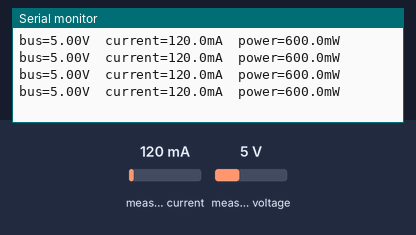
Simulated run of this sketch. Board: ESP32. Shown: the last lines printed to the serial monitor. Inputs (shaded band) come from the test bench; at power-on: measured current 120 mA, measured voltage 5 V.

Above: at 1.5 s.
1.6 s: measured current set to 40 mA
At 2.04 s:
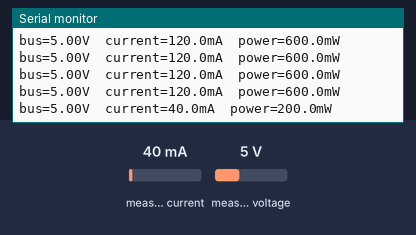
3.1 s: measured voltage set to 0.3 V
At 3.27 s:
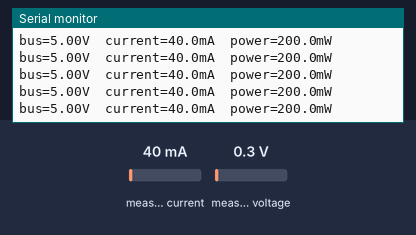
4.6 s: measured current set to 500 mA
At 4.8 s:
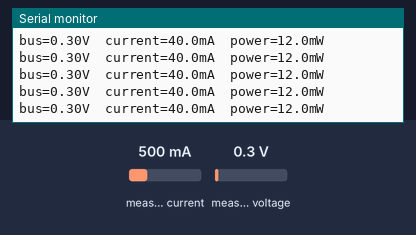
Timing chart, 0 to 7.6 s (numbered marks = the images above; inputs shaded):
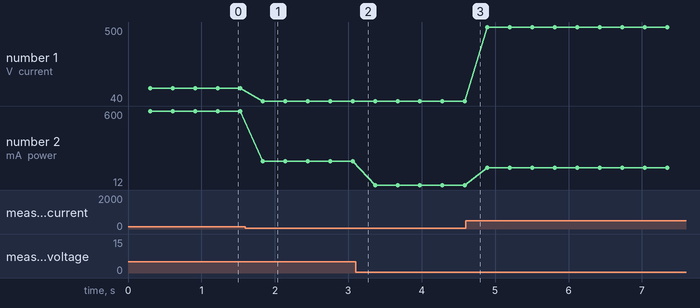

The sketch:

test_ina219.ino
```cpp
/*
 * Bring-up test 3 of 5 -- INA219 current sensor
 * ------------------------------------------------
 * Run after test_i2c_scan confirms 0x40 answers.
 * Requires the Adafruit_INA219 library (Library Manager -> "Adafruit INA219").
 *
 * Wiring reminder (see docs/HARDWARE.md / docs/servo_tester_schematic.svg):
 *   servo supply (+) -> INA219 Vin+
 *   INA219 Vin-      -> servo red wire (V+)
 *   servo supply (-) and servo black wire -> common ground
 * INA219 measures whatever current flows from Vin+ to Vin- -- i.e. it's
 * wired IN SERIES with the servo's power feed, not just tapped across it.
 *
 * What it prints once per second: bus voltage (should read ~5-6V once the
 * servo supply is on), current in mA (near 0 with the servo idle/unplugged,
 * jumping to the hundreds of mA if you command it to move with
 * test_servo_pwm), and power in mW.
 *
 * If bus voltage reads ~0V: the servo supply isn't connected/switched on, or
 * Vin+/Vin- are swapped with the actual power path.
 * If current never moves off ~0mA even while the servo is visibly working:
 * the servo's red wire isn't actually routed through Vin-, it's tied straight
 * to the supply.
 */

#include <Wire.h>
#include <Adafruit_INA219.h>

const int SDA_PIN = 14;
const int SCL_PIN = 15;

Adafruit_INA219 ina219;

void setup() {
  Serial.begin(115200);
  delay(300);
  Wire.begin(SDA_PIN, SCL_PIN);
  Serial.println();
  if (!ina219.begin(&Wire)) {
    Serial.println("INA219 not found at 0x40 -- check wiring / re-run test_i2c_scan");
    while (true) delay(1000);
  }
  Serial.println("INA219 test -- reading bus voltage / current / power once per second.");
}

void loop() {
  float busVoltage = ina219.getBusVoltage_V();
  float current_mA = ina219.getCurrent_mA();
  float power_mW    = ina219.getPower_mW();

  Serial.print("bus=");     Serial.print(busVoltage, 2); Serial.print("V");
  Serial.print("  current="); Serial.print(current_mA, 1); Serial.print("mA");
  Serial.print("  power=");   Serial.print(power_mW, 1);   Serial.println("mW");

  delay(300);
}
```

Measured:
- after the input at 1.6 s, the serial monitor: prints a new line after 0.24 s (image 1)
- plotted number 1: 120 → 40 after the input at 1.6 s, 40 → 500 after the input at 4.6 s
- plotted number 2: 600 → 200 after the input at 1.6 s, 200 → 12 after the input at 3.1 s, 12 → 150 after the input at 4.6 s
